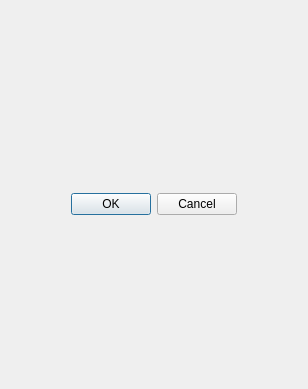
<?xml version="1.0" encoding="UTF-8"?>
<ui version="4.0">
 <class>initialTour</class>
 <widget class="QDialog" name="initialTour">
  <property name="geometry">
   <rect>
    <x>0</x>
    <y>0</y>
    <width>308</width>
    <height>389</height>
   </rect>
  </property>
  <property name="windowTitle">
   <string>Dialog</string>
  </property>
  <layout class="QGridLayout" name="gridLayout">
   <item row="1" column="0" alignment="Qt::AlignmentFlag::AlignHCenter">
    <widget class="QDialogButtonBox" name="buttonBox">
     <property name="orientation">
      <enum>Qt::Orientation::Horizontal</enum>
     </property>
     <property name="standardButtons">
      <set>QDialogButtonBox::StandardButton::Cancel|QDialogButtonBox::StandardButton::Ok</set>
     </property>
    </widget>
   </item>
   <item row="0" column="0">
    <spacer name="horizontalSpacer">
     <property name="orientation">
      <enum>Qt::Orientation::Horizontal</enum>
     </property>
     <property name="sizeHint" stdset="0">
      <size>
       <width>40</width>
       <height>20</height>
      </size>
     </property>
    </spacer>
   </item>
  </layout>
 </widget>
 <resources/>
 <connections>
  <connection>
   <sender>buttonBox</sender>
   <signal>accepted()</signal>
   <receiver>initialTour</receiver>
   <slot>accept()</slot>
   <hints>
    <hint type="sourcelabel">
     <x>241</x>
     <y>278</y>
    </hint>
    <hint type="destinationlabel">
     <x>157</x>
     <y>274</y>
    </hint>
   </hints>
  </connection>
  <connection>
   <sender>buttonBox</sender>
   <signal>rejected()</signal>
   <receiver>initialTour</receiver>
   <slot>reject()</slot>
   <hints>
    <hint type="sourcelabel">
     <x>241</x>
     <y>284</y>
    </hint>
    <hint type="destinationlabel">
     <x>283</x>
     <y>274</y>
    </hint>
   </hints>
  </connection>
 </connections>
</ui>
